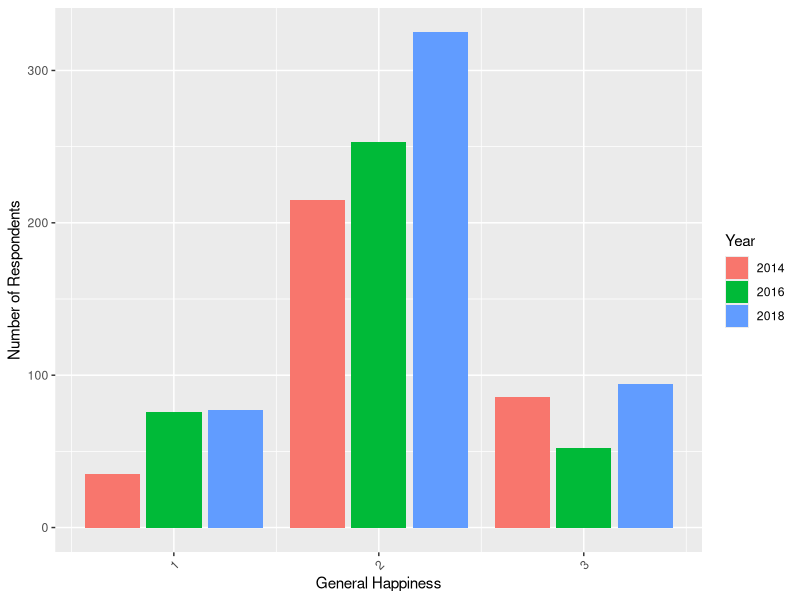
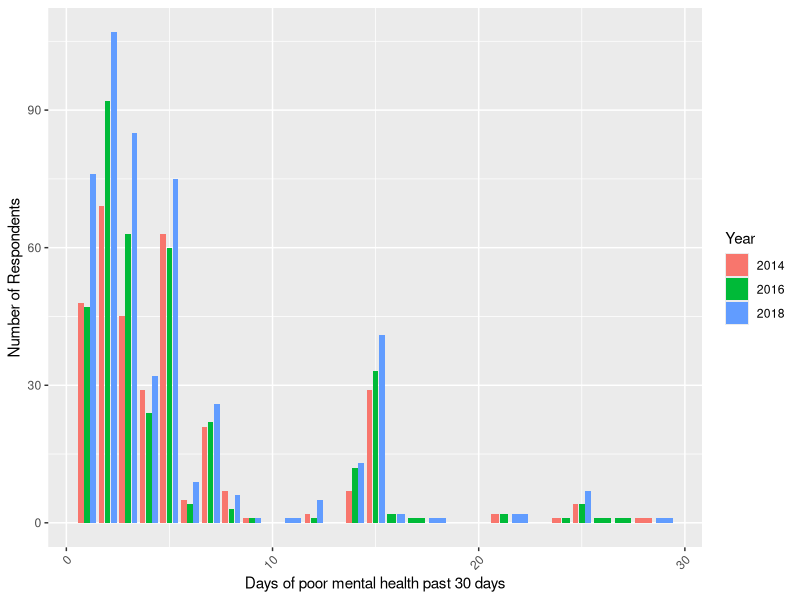
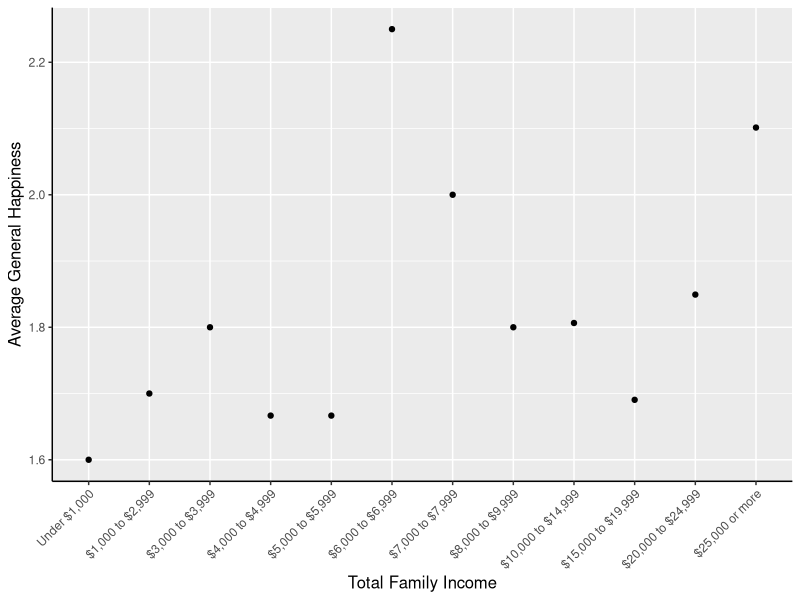
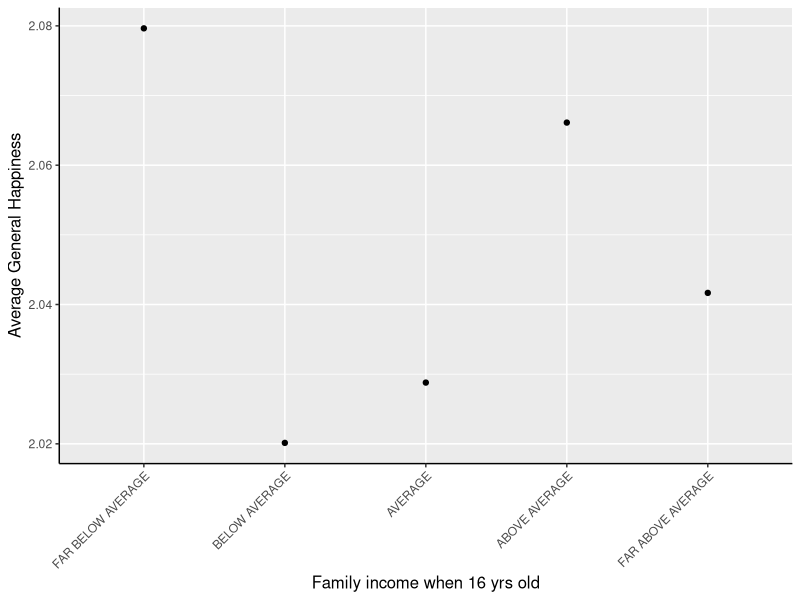
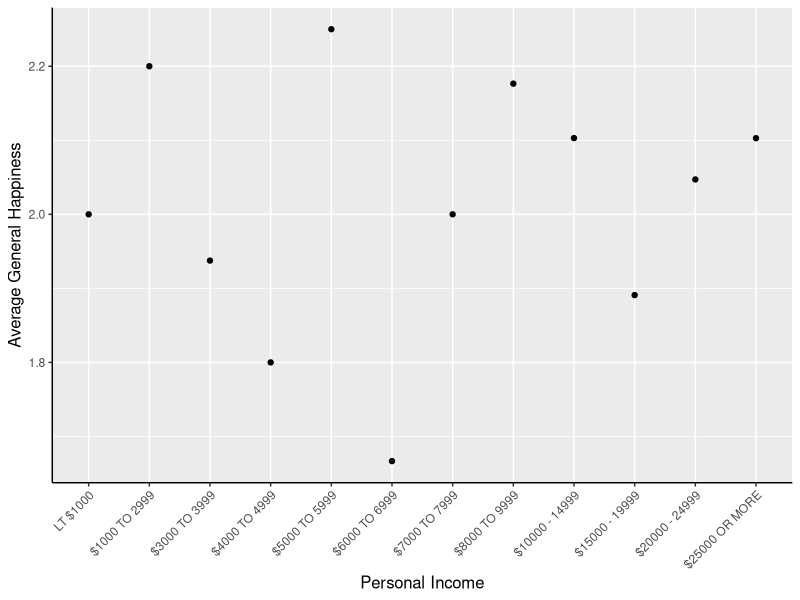
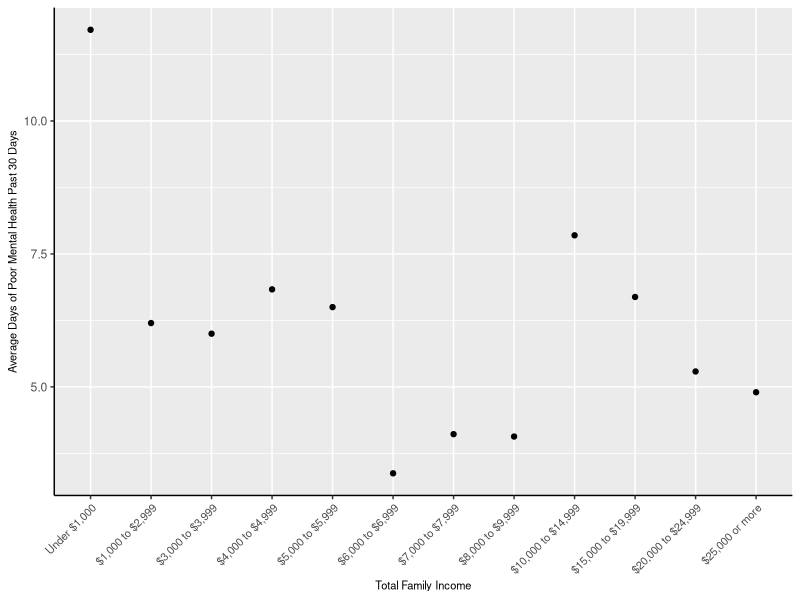
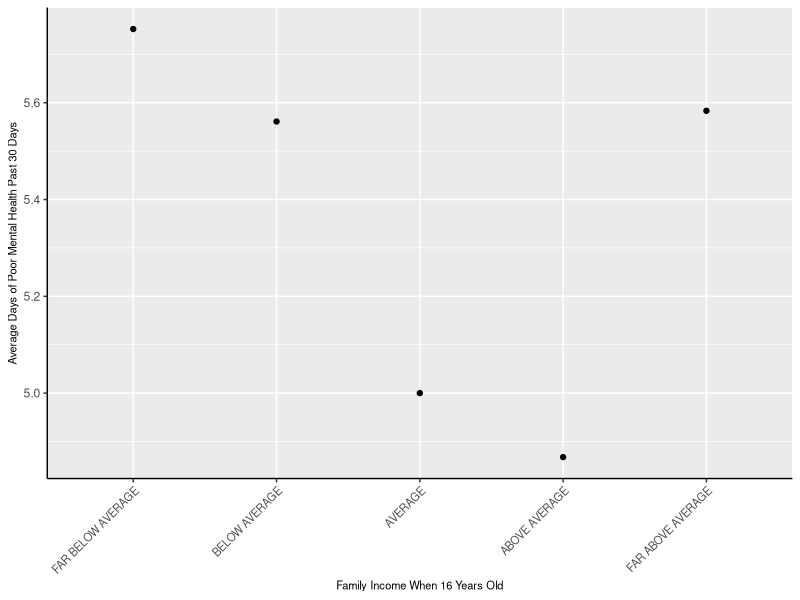
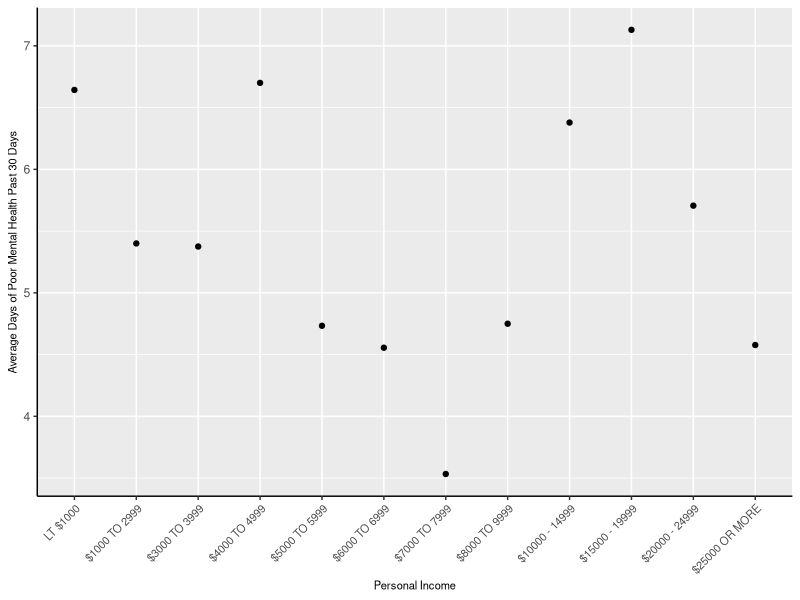

Write R code to recreate these figures, in order.
## ---- chunk 1
#| include: false
#| warning: false
#| message: false

library(tidyverse)
library(palmerpenguins)
## ---- chunk 2
#| include: false

## Workspace setup
library(tidyverse)
library(reshape2)
library(dplyr)
library(haven)

##read cleaned data
GSS_cleaned_data <- read_csv(here::here("Outputs/data/GSS_cleaned_data.csv"))

mean_income <- read_csv(here::here("Outputs/data/mean_income.csv"))
mean_incom16 <- read_csv(here::here("Outputs/data/mean_incom16.csv"))
mean_rincome <- read_csv(here::here("Outputs/data/mean_rincome.csv"))

mean_income_2 <- read_csv(here::here("Outputs/data/mean_income_2.csv"))
mean_incom16_2 <- read_csv(here::here("Outputs/data/mean_incom16_2.csv"))
mean_rincome_2 <- read_csv(here::here("Outputs/data/mean_rincome_2.csv"))


## ---- chunk 3
#| label: fig-overallpool
#| fig-cap: Respondents pool of general happiness and days of poor mental health past 30 days
#| fig-subcap: ["Respondents pool of general happiness", "Respondents pool of days of poor mental health past 30 days"]
#| layout-ncol: 2
#| echo: false
#| warning: false

GSS_cleaned_data$year = as.character(GSS_cleaned_data$year)

# Overall Pool
GSS_cleaned_data  |>
  ggplot(mapping = aes(x = happy, fill = year)) + 
  theme(axis.text.x = element_text(angle = 45,hjust=1)) +
  geom_bar(position = "dodge2")+
  labs(x = "General Happiness", y = "Number of Respondents", fill = "Year")

GSS_cleaned_data |>
  ggplot(mapping = aes(x = mntlhlth, fill = year)) + 
  theme(axis.text.x = element_text(angle = 45,hjust=1)) +
  geom_bar(position = "dodge2")+
  labs(x = "Days of poor mental health past 30 days", y = "Number of Respondents", fill = "Year")


## ---- chunk 4
#| label: fig-2
#| echo: false
#| warning: false
#| fig-cap: Relationship between average general happiness and total family income

mean_income |> 
    mutate(variable = fct_relevel(variable, 
                                "Under $1,000","$1,000 to $2,999", "$3,000 to $3,999", "$4,000 to $4,999", 
                                "$5,000 to $5,999", "$6,000 to $6,999", "$7,000 to $7,999", 
                                "$8,000 to $9,999", "$10,000 to $14,999","$15,000 to $19,999",
                                "$20,000 to $24,999","$25,000 or more")) %>%
  ggplot(aes(x = variable, y = value)) + 
  geom_point() +
  theme(axis.text.x = element_text(angle = 45,hjust=1), 
        axis.line = element_line(colour = "black"),
        title = element_text(size = 12)) +
  labs(
    x = "Total Family Income",
    y = "Average General Happiness"
  )

## ---- chunk 5
#| label: fig-3
#| echo: false
#| warning: false
#| fig-cap: Relationship between average general happiness and family income when 16 yrs old

mean_incom16 |> 
  mutate(variable = fct_relevel(variable, 
                                "FAR BELOW AVERAGE","BELOW AVERAGE", "AVERAGE",  
                                "ABOVE AVERAGE", "FAR ABOVE AVERAGE")) %>%
  ggplot(aes(x = variable, y = value)) + 
  geom_point() +
  theme(axis.text.x = element_text(angle = 45,hjust=1), 
        axis.line = element_line(colour = "black"),
        title = element_text(size = 12)) +
  labs(
    x = "Family income when 16 yrs old",
    y = "Average General Happiness"
  )
## ---- chunk 6
#| label: fig-4
#| echo: false
#| warning: false
#| fig-cap: Relationship between average general happiness and personal income

mean_rincome |> 
  mutate(variable = fct_relevel(variable, 
                                "LT $1000","$1000 TO 2999", "$3000 TO 3999", "$4000 TO 4999", 
                                "$5000 TO 5999", "$6000 TO 6999", "$7000 TO 7999", 
                                "$8000 TO 9999", "$10000 - 14999","$15000 - 19999",
                                "$20000 - 24999", "$25000 OR MORE")) %>%
  ggplot(aes(x = variable, y = value)) + 
  geom_point() +
  theme(axis.text.x = element_text(angle = 45,hjust=1), 
        axis.line = element_line(colour = "black"),
        title = element_text(size = 12)) +
  labs(
    x = "Personal Income",
    y = "Average General Happiness"
  )

## ---- chunk 7
#| label: fig-5
#| echo: false
#| warning: false
#| fig-cap: Relationship between average days of poor mental health past 30 Days and total family income

mean_income_2 |> 
  mutate(variable = fct_relevel(variable, 
                                "Under $1,000","$1,000 to $2,999", "$3,000 to $3,999", "$4,000 to $4,999", 
                                "$5,000 to $5,999", "$6,000 to $6,999", "$7,000 to $7,999", 
                                "$8,000 to $9,999", "$10,000 to $14,999","$15,000 to $19,999",
                                "$20,000 to $24,999","$25,000 or more")) %>%
  ggplot(aes(x = variable, y = value)) + 
  geom_point() +
  theme(axis.text.x = element_text(angle = 45,hjust=1,size = 8), 
        axis.line = element_line(colour = "black"),
        title = element_text(size = 8)) +
  labs(
    x = "Total Family Income",
    y = "Average Days of Poor Mental Health Past 30 Days"
  )
## ---- chunk 8
#| label: fig-6
#| echo: false
#| warning: false
#| fig-cap: Relationship between average days of poor mental health past 30 Days and family income when 16 years old

mean_incom16_2 |> 
  mutate(variable = fct_relevel(variable, 
                                "FAR BELOW AVERAGE","BELOW AVERAGE", "AVERAGE",  
                                "ABOVE AVERAGE", "FAR ABOVE AVERAGE")) %>%
  ggplot(aes(x = variable, y = value)) + 
  geom_point() +
  theme(axis.text.x = element_text(angle = 45,hjust=1,size = 8), 
        axis.line = element_line(colour = "black"),
        title = element_text(size = 8)) +
  labs(
    x = "Family Income When 16 Years Old",
    y = "Average Days of Poor Mental Health Past 30 Days"
  )
## ---- chunk 9
#| label: fig-7
#| echo: false
#| warning: false
#| fig-cap: Relationship between average days of poor mental health past 30 Days and personal income

mean_rincome_2 |> 
  mutate(variable = fct_relevel(variable, 
                                "LT $1000","$1000 TO 2999", "$3000 TO 3999", "$4000 TO 4999", 
                                "$5000 TO 5999", "$6000 TO 6999", "$7000 TO 7999", 
                                "$8000 TO 9999", "$10000 - 14999","$15000 - 19999",
                                "$20000 - 24999", "$25000 OR MORE")) %>%
  ggplot(aes(x = variable, y = value)) + 
  geom_point() +
  theme(axis.text.x = element_text(angle = 45,hjust=1,size = 8), 
        axis.line = element_line(colour = "black"),
        title = element_text(size = 8)) +
  labs(
    x = "Personal Income",
    y = "Average Days of Poor Mental Health Past 30 Days"
  )

## ---- chunk 10
#| label: fig-8
#| echo: false
#| warning: false
#| fig-cap: Normal Q-Q (quantile-quantile) plot 


GSS_cleaned_data_1 <- GSS_cleaned_data

GSS_cleaned_data_1$happy [GSS_cleaned_data_1$happy == 1] <- 0
GSS_cleaned_data_1$happy [GSS_cleaned_data_1$happy == 2] <- 0.5
GSS_cleaned_data_1$happy [GSS_cleaned_data_1$happy == 3] <- 1


model1 = glm(happy ~ incom16 + income + rincome, data = GSS_cleaned_data_1, family = "binomial")

# fitted values from the model
fitted = fitted(model1)

# showing the distribution of the fitted values
qqnorm(fitted, pch=1,frame=FALSE)
qqline(fitted,lwd=2)
